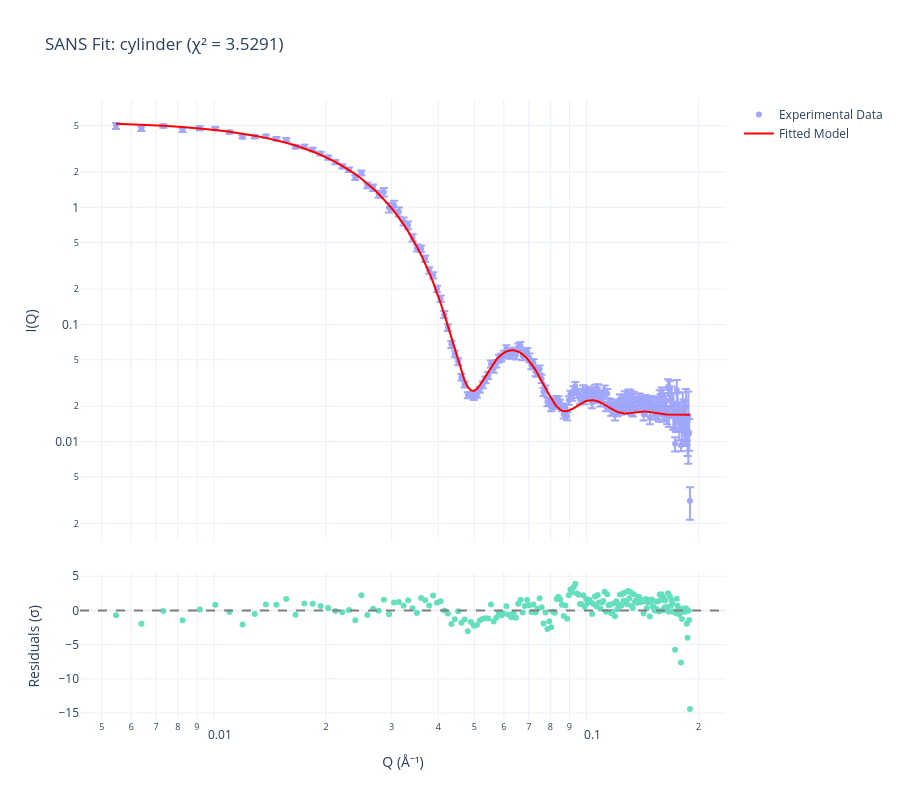

The cell this chart's notebook holds for it:
### Code cell
result = fitteri.fit_bayesian(samples=10000, burn=100)
fitteri.plot_results(show_residuals=True, log_scale=True)

### Figure 1 — Plotly figure (JSON) as saved in the notebook; plotly's stock layout.template omitted (floating-point values rounded to 4 significant figures; data arrays with more than 128 entries replaced by an {"elided": "..."} marker saying what was removed)
{"data": [{"error_y": {"array": {"elided": "200 float values"}, "type": "data", "visible": true}, "marker": {"size": 6}, "mode": "markers", "name": "Experimental Data", "opacity": 0.6, "type": "scatter", "x": {"elided": "200 float values"}, "xaxis": "x", "y": {"elided": "200 float values"}, "yaxis": "y"}, {"line": {"color": "red", "width": 2}, "mode": "lines", "name": "Fitted Model", "type": "scatter", "x": {"elided": "200 float values"}, "xaxis": "x", "y": {"elided": "200 float values"}, "yaxis": "y"}, {"marker": {"size": 6}, "mode": "markers", "name": "Residuals", "opacity": 0.6, "showlegend": false, "type": "scatter", "x": {"elided": "200 float values"}, "xaxis": "x2", "y": {"elided": "200 float values"}, "yaxis": "y2"}], "layout": {"height": 800, "shapes": [{"line": {"color": "gray", "dash": "dash"}, "type": "line", "x0": 0, "x1": 1, "xref": "x2 domain", "y0": 0, "y1": 0, "yref": "y2"}], "title": {"text": "SANS Fit: cylinder (χ² = 3.5291)"}, "width": 900, "xaxis": {"anchor": "y", "domain": [0, 1], "matches": "x2", "showticklabels": false, "type": "log"}, "xaxis2": {"anchor": "y2", "domain": [0, 1], "title": {"text": "Q (Å⁻¹)"}, "type": "log"}, "yaxis": {"anchor": "x", "domain": [0.2875, 1.0], "title": {"text": "I(Q)"}, "type": "log"}, "yaxis2": {"anchor": "x2", "domain": [0, 0.2375], "title": {"text": "Residuals (σ)"}}}}
